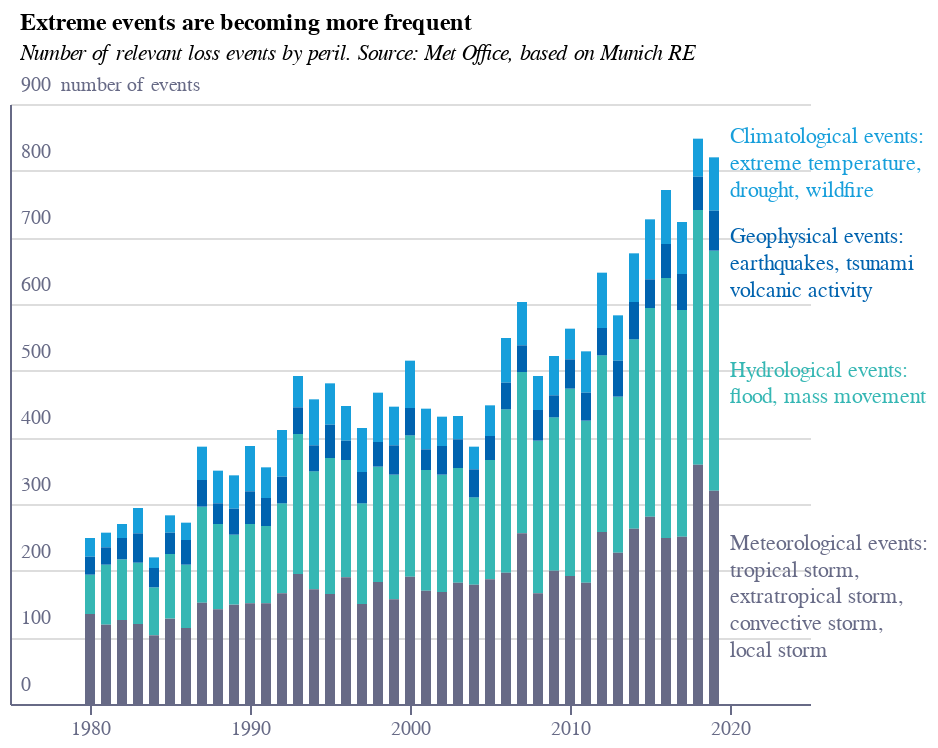

Notebook cell for this chart:
### Code cell
base = alt.Chart(f1a).encode(
    x=alt.X(
        "year:Q",
        axis=alt.Axis(
            grid=False,
            titleAlign="center",
            titleAnchor="middle",
            title="",
            labelColor=colors["eco-gray"],
            titleColor=colors["eco-gray"],
            tickColor=colors["eco-gray"],
            domainColor=colors["eco-gray"],
            tickCount=5,
            orient="bottom",
            labelAngle=0,
            format=".0f",
            # zindex=1,
            # offset=-43
        ),
    )
)
bars = (
    base.mark_bar()
    .encode(
        y=alt.Y(
            "value:Q",
            stack=True,
            axis=alt.Axis(
                grid=True,
                title="number of events",
                titleAnchor="start",
                labelColor=colors["eco-gray"],
                titleColor=colors["eco-gray"],
                tickColor=colors["eco-gray"],
                domainColor=colors["eco-gray"],
                titleFontSize=10,
                titleFontWeight="normal",
                ticks=False,
                labelAlign="left",
                labelBaseline="middle",
                labelPadding=-5,
                labelOffset=-10,
                titleX=25,
                titleY=-5,
                titleBaseline="bottom",
                titleAngle=0,
                titleAlign="left",
                tickCount=7,
                format=".0f",
            ),
        ),
        color=alt.Color(
            "data:N",
            legend=None,
            scale=alt.Scale(
                range=[
                    colors["eco-light-blue"],
                    colors["eco-mid-blue"],
                    colors["eco-turquiose"],
                    colors["eco-gray"],
                ]
            ),
        ),
    )
    .transform_filter('datum.data!="total"')
)
labels = (
    alt.Chart(
        pd.DataFrame(
            [
                {"x": 2020, "y": 700, "t": "Geophysical events:", "d": "geo"},
                {"x": 2020, "y": 660, "t": "earthquakes, tsunami", "d": "geo"},
                {"x": 2020, "y": 620, "t": "volcanic activity", "d": "geo"},
                {"x": 2020, "y": 850, "t": "Climatological events:", "d": "climate"},
                {"x": 2020, "y": 810, "t": "extreme temperature,", "d": "climate"},
                {"x": 2020, "y": 770, "t": "drought, wildfire", "d": "climate"},
                {"x": 2020, "y": 240, "t": "Meteorological events:", "d": "meteo"},
                {"x": 2020, "y": 200, "t": "tropical storm,", "d": "meteo"},
                {"x": 2020, "y": 160, "t": "extratropical storm,", "d": "meteo"},
                {"x": 2020, "y": 120, "t": "convective storm,", "d": "meteo"},
                {"x": 2020, "y": 80, "t": "local storm", "d": "meteo"},
                {"x": 2020, "y": 500, "t": "Hydrological events:", "d": "hydro"},
                {"x": 2020, "y": 460, "t": "flood, mass movement", "d": "hydro"},
            ]
        )
    )
    .mark_text(align="left")
    .encode(x="x:Q", y="y:Q", text="t:N", color="d:N")
)
title = alt.TitleParams(
    "Extreme events are becoming more frequent",
    subtitle=[
        "Number of relevant loss events by peril. Source: Met Office, based on Munich RE"
    ],
    anchor="start",
    align="left",
    dx=5,
    fontSize=12,
    subtitleFontSize=11,
    subtitleFontStyle="italic",
)
layer1 = (
    ((bars + labels).properties(height=300, width=400))
    .configure_view(stroke=None)
    .properties(title=title)
)
layer1.save("visualisation/" + f + ".json")
layer1.save("visualisation/" + f + ".png")
open("README.md", "w").write(readme)
layer1

### Figure 1 — Vega-Lite specification as saved in the notebook (floating-point values rounded to 4 significant figures; data arrays with more than 128 entries replaced by an {"elided": "..."} marker saying what was removed)
{"config": {"view": {"continuousWidth": 400, "continuousHeight": 300, "stroke": null}}, "layer": [{"data": {"name": "data-32221f0610300fcf923a48029f14cc8c"}, "mark": "bar", "encoding": {"color": {"type": "nominal", "field": "data", "legend": null, "scale": {"range": ["#179FDB", "#0063AF", "#36B7B4", "#676A86"]}}, "x": {"type": "quantitative", "axis": {"domainColor": "#676A86", "format": ".0f", "grid": false, "labelAngle": 0, "labelColor": "#676A86", "orient": "bottom", "tickColor": "#676A86", "tickCount": 5, "title": "", "titleAlign": "center", "titleAnchor": "middle", "titleColor": "#676A86"}, "field": "year"}, "y": {"type": "quantitative", "axis": {"domainColor": "#676A86", "format": ".0f", "grid": true, "labelAlign": "left", "labelBaseline": "middle", "labelColor": "#676A86", "labelOffset": -10, "labelPadding": -5, "tickColor": "#676A86", "tickCount": 7, "ticks": false, "title": "number of events", "titleAlign": "left", "titleAnchor": "start", "titleAngle": 0, "titleBaseline": "bottom", "titleColor": "#676A86", "titleFontSize": 10, "titleFontWeight": "normal", "titleX": 25, "titleY": -5}, "field": "value", "stack": true}}, "transform": [{"filter": "datum.data!=\"total\""}]}, {"data": {"name": "data-a62937e521aa6d2915dd6f8f4c0bcd93"}, "mark": {"type": "text", "align": "left"}, "encoding": {"color": {"type": "nominal", "field": "d"}, "text": {"type": "nominal", "field": "t"}, "x": {"type": "quantitative", "field": "x"}, "y": {"type": "quantitative", "field": "y"}}}], "height": 300, "title": {"text": "Extreme events are becoming more frequent", "align": "left", "anchor": "start", "dx": 5, "fontSize": 12, "subtitle": ["Number of relevant loss events by peril. Source: Met Office, based on Munich RE"], "subtitleFontSize": 11, "subtitleFontStyle": "italic"}, "width": 400, "$schema": "https://vega.github.io/schema/vega-lite/v4.8.1.json", "datasets": {"data-32221f0610300fcf923a48029f14cc8c": {"elided": "200 records"}, "data-a62937e521aa6d2915dd6f8f4c0bcd93": [{"x": 2020, "y": 700, "t": "Geophysical events:", "d": "geo"}, {"x": 2020, "y": 660, "t": "earthquakes, tsunami", "d": "geo"}, {"x": 2020, "y": 620, "t": "volcanic activity", "d": "geo"}, {"x": 2020, "y": 850, "t": "Climatological events:", "d": "climate"}, {"x": 2020, "y": 810, "t": "extreme temperature,", "d": "climate"}, {"x": 2020, "y": 770, "t": "drought, wildfire", "d": "climate"}, {"x": 2020, "y": 240, "t": "Meteorological events:", "d": "meteo"}, {"x": 2020, "y": 200, "t": "tropical storm,", "d": "meteo"}, {"x": 2020, "y": 160, "t": "extratropical storm,", "d": "meteo"}, {"x": 2020, "y": 120, "t": "convective storm,", "d": "meteo"}, {"x": 2020, "y": 80, "t": "local storm", "d": "meteo"}, {"x": 2020, "y": 500, "t": "Hydrological events:", "d": "hydro"}, {"x": 2020, "y": 460, "t": "flood, mass movement", "d": "hydro"}]}}
